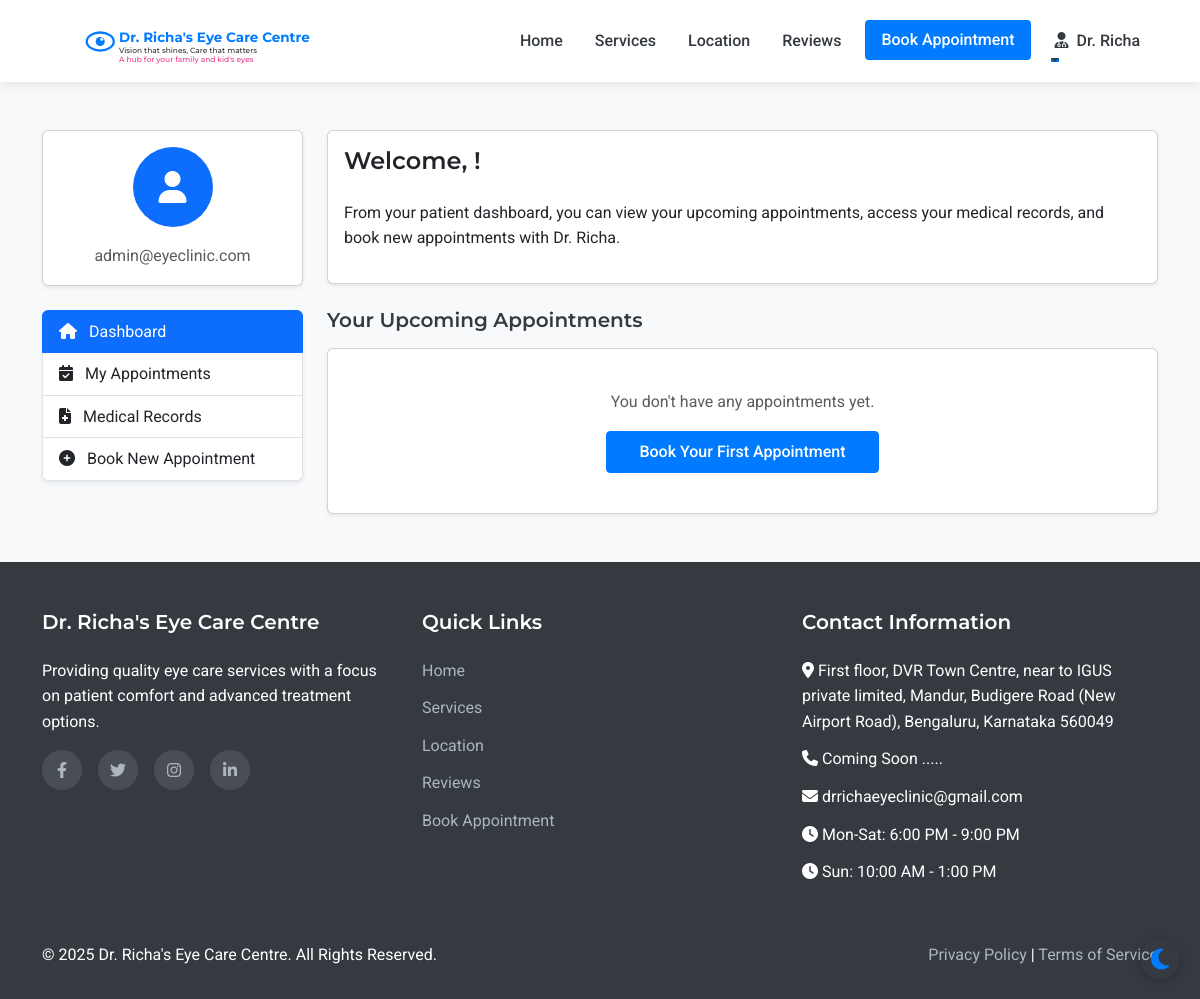
The page /patient/dashboard (signed in) on the database as committed earlier.
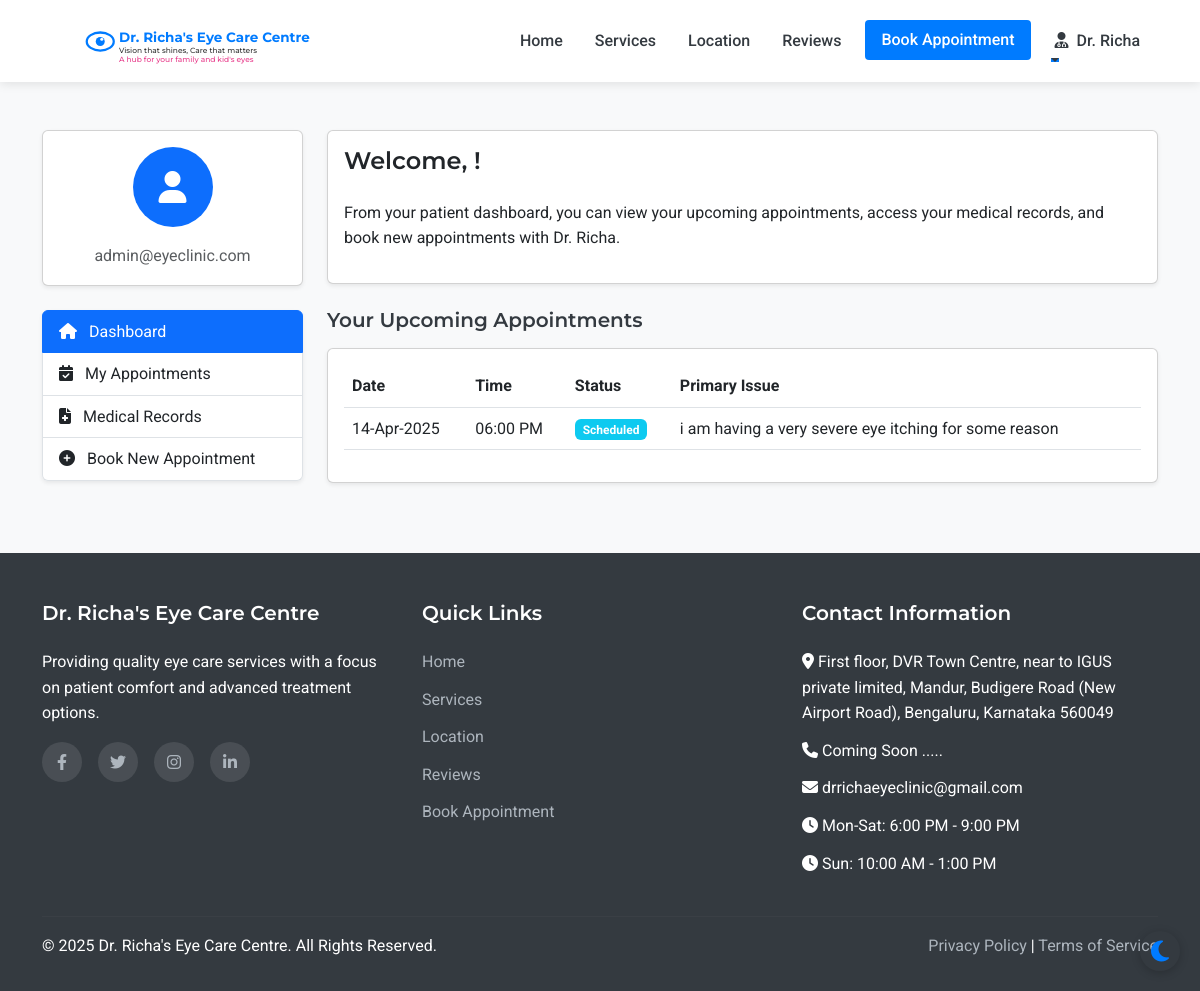
The same page on the database as committed later.
### models.py (models this page shows, shortened)
class Appointment(db.Model):
    id = db.Column(db.Integer, primary_key=True)
    patient_id = db.Column(db.Integer, db.ForeignKey('patient.id'), nullable=False)
    appointment_date = db.Column(db.Date, nullable=False)
    appointment_time = db.Column(db.Time, nullable=False)
    primary_issue = db.Column(db.Text, nullable=True)
    referral_info = db.Column(db.String(255), nullable=True)
    status = db.Column(db.String(20), default='scheduled')  # scheduled, completed, cancelled
    created_at = db.Column(db.DateTime, default=datetime.utcnow)
    consultation_fee = db.Column(db.Float, nullable=False, default=500.0)
    payment_status = db.Column(db.String(20), default='pending')  # pending, paid

### routes.py (the view)
@app.route('/patient/dashboard')
@login_required
def patient_dashboard():
    appointments = Appointment.query.filter_by(patient_id=current_user.id).order_by(desc(Appointment.appointment_date), desc(Appointment.appointment_time)).all()
    return render_template('patient/dashboard.html', appointments=appointments)

### app.py (called while the page is built)
@login_manager.user_loader
def load_user(user_id):
    from models import Doctor, Assistant, Admin, Patient
    try:
        if user_id.startswith('doctor_'):
            return Doctor.query.get(int(user_id.split('_')[1]))
        elif user_id.startswith('assistant_'):
            return Assistant.query.get(int(user_id.split('_')[1]))
        elif user_id.startswith('admin_'):
            return Admin.query.get(int(user_id.split('_')[1]))
        else:
            return Patient.query.get(int(user_id))
    except (ValueError, AttributeError):
        return None

### routes.py (called while the page is built)
@app.context_processor
def inject_now():
    return {'now': datetime.now()}

### templates/patient/dashboard.html (shortened to what the changed rows need)
{% extends 'layout.html' %}
{% block content %}
<section class="py-5 bg-light">
    <div class="container">
        <div class="row">
            <div class="col-lg-9">
                <div class="card shadow-sm">
                    <div class="card-body">
                        {% if appointments %}
                            <div class="table-responsive">
                                <table class="table table-hover">
                                    <thead>
                                        <tr>
                                            <th>Date</th>
                                            <th>Time</th>
                                            <th>Status</th>
                                            <th>Primary Issue</th>
                                        </tr>
                                    </thead>
                                    <tbody>
                                        {% for appointment in appointments %}
                                            {% if appointment.appointment_date >= now.date() %}
                                                <tr>
                                                    <td>{{ appointment.appointment_date.strftime('%d-%b-%Y') }}</td>
                                                    <td>{{ appointment.appointment_time.strftime('%I:%M %p') }}</td>
                                                    <td>
                                                        {% if appointment.status == 'scheduled' %}
                                                            <span class="badge bg-info">Scheduled</span>
                                                        {% elif appointment.status == 'completed' %}
                                                            <span class="badge bg-success">Completed</span>
                                                        {% else %}
                                                            <span class="badge bg-secondary">{{ appointment.status }}</span>
                                                        {% endif %}
                                                    </td>
                                                    <td>{{ appointment.primary_issue or 'Not specified' }}</td>
                                                </tr>
                                            {% endif %}
                                        {% endfor %}
                                    </tbody>
                                </table>
                            </div>
                            {% set upcoming_count = appointments|selectattr('appointment_date', 'ge', now.date())|list|length %}
                        {% else %}
                            <div class="text-center p-4">
                                <p class="text-muted mb-3">You don't have any appointments yet.</p>
                                <a href="{{ url_for('appointment') }}" class="btn btn-primary">Book Your First Appointment</a>
                            </div>
                        {% endif %}
                    </div>
                </div>
            </div>
        </div>
    </div>
</section>
{% endblock %}

Rows that differ between the two databases and show on the page:
added Appointment: appointment_date "14-Apr-2025", appointment_time "06:00 PM", status "Scheduled", primary_issue "i am having a very severe eye itching for some reason"
Other text that changed with them:
text no longer shown: "You don't have any appointments yet. Book Your First Appointment"
text now shown: "Date Time Status Primary Issue"
